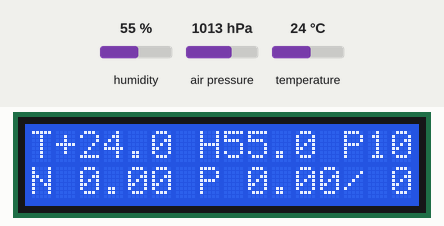
Simulated run of this program. Board: ESP32. On the bench: 16×2 character LCD. Inputs (shaded band) come from the test bench; at power-on: humidity 55 %, air pressure 1013 hPa, temperature 24 °C. WiFi joins after 1.5 s; servers stay silent unless stated; uploads are accepted with an empty reply; the local clock reads 2024-03-15 10:24:30 at power-on unless the program sets it; not simulated (calls return 0 or success): WifiConfig.h; what the program prints to the serial monitor is not drawn.

Above: at 2.7 s.
2.8 s: humidity set to 22 %
At 10.7 s:
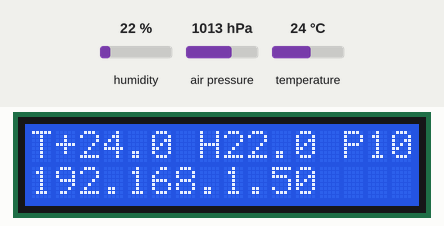
12.5 s: air pressure set to 952 hPa
At 22.1 s:
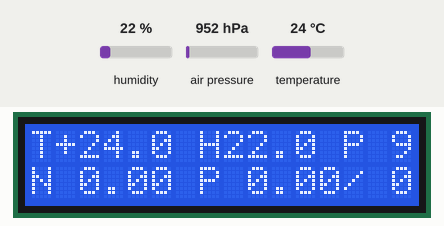
22.5 s: temperature set to 12 °C
At 32.2 s:
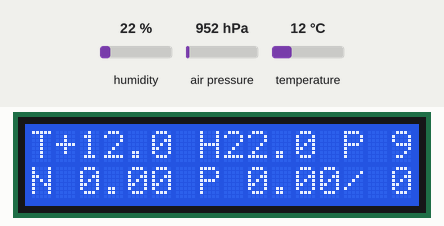
32.5 s: humidity set to 40 %
At 42.2 s:
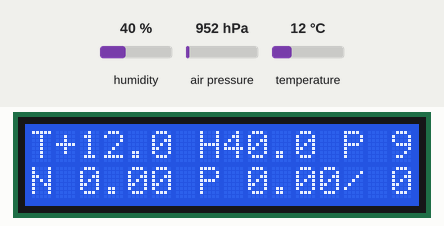
42.5 s: air pressure set to 1000 hPa
At 52.2 s:
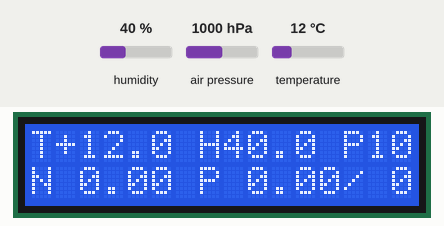
Timing chart, 0 to 53.5 s (numbered marks = the images above; inputs shaded):
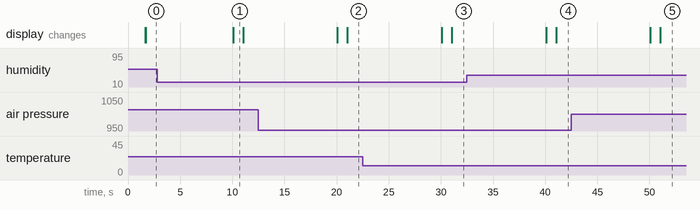

The program:

main.cpp
```cpp
#include <Arduino.h>
#include <Wire.h>
#include <hd44780.h>
#include <hd44780ioClass/hd44780_I2Cexp.h>
#if defined ESP32
  #include <WiFi.h>
  #define configTime4Project configTzTime
  TaskHandle_t Task1;
  void Task1code(void * parameter);
#elif defined ESP8266
  #include <ESP8266WiFi.h>
  #define configTime4Project configTime
#endif

#ifdef USE_SD
  #include <SD.h>
  #include <FS.h>
#endif

#include "WebServerImpl.h"
#include "Utilities.h"
#include "WifiConfig.h"
#include <WeatherSensor.h>
#include <Currency.h>

Currency currency;
WeatherSensor weatherSensor;
hd44780_I2Cexp lcd(0x27, 20, 4);

const char* ssid = YOUR_WIFI_SSID;
const char* password = YOUR_WIFI_PASSWD;
const char* ntpServer = "pool.ntp.org";

void setup()
{
  lcd.init();

  Serial.begin(115200);
  Serial.println("HomeWeatherSation!!");

  weatherSensor.InitSensor();

  WiFi.mode(WIFI_STA);
  WiFi.begin(ssid, password);
  Serial.println("Try to connect to WiFi");

  // Wait for connection
  while (WiFi.status() != WL_CONNECTED) {
    delay(500);
    Serial.print(".");
  }
  Serial.println("");
  Serial.print("Connected to ");
  Serial.println(ssid);
  Serial.print("IP address: ");
  Serial.println(WiFi.localIP());

  // Kyiv time zone (Europe/Kiev): https://github.com/nayarsystems/posix_tz_db/blob/master/zones.csv
  // https://github.com/G6EJD/ESP32-Time-Services-and-SETENV-variable
  configTime4Project("EET-2EEST,M3.5.0/3,M10.5.0/4", ntpServer);

  SetUpWebServer(&weatherSensor);

  lcd.on();
  lcd.clear();

#if defined ESP32
  xTaskCreatePinnedToCore(
      Task1code, /* Function to implement the task */
      "Task1", /* Name of the task */
      10000,  /* Stack size in words */
      NULL,  /* Task input parameter */
      0,  /* Priority of the task */
      &Task1,  /* Task handle. */
      0); /* Core where the task should run */
#endif

#ifdef USE_SD
    if(!SD.begin()){
        Serial.println("Card Mount Failed");
        return;
    }
    uint8_t cardType = SD.cardType();

    if(cardType == CARD_NONE){
        Serial.println("No SD card attached");
        return;
    }

    Serial.print("SD Card Type: ");
    if(cardType == CARD_MMC){
        Serial.println("MMC");
    } else if(cardType == CARD_SD){
        Serial.println("SDSC");
    } else if(cardType == CARD_SDHC){
        Serial.println("SDHC");
    } else {
        Serial.println("UNKNOWN");
    }
    #endif
}

void HandleSensorsAndLCD()
{
  // Initialize one time
    static unsigned long nextWeatherDataUpdate = 0u;
    static unsigned long nextLcdDataUpdate = 0u;
    static unsigned long nextCurrencyDataUpdate = 5000u;
    static bool updateWeatherData = false;
    static auto localIp = WiFi.localIP().toString();

    auto timePass = millis();
    if (nextWeatherDataUpdate < timePass)
    {
      nextWeatherDataUpdate += 10000u;
      updateWeatherData = true;
      localIp = WiFi.localIP().toString();
      weatherSensor.ReadWeatherSersor();
    }

    if (nextLcdDataUpdate < timePass)
    {
      nextLcdDataUpdate += 1000u;
      PrintValues(weatherSensor, currency, lcd, localIp, updateWeatherData, true, timePass / 1000);
      updateWeatherData = false;
    }

    if (nextCurrencyDataUpdate < timePass)
    {
      nextCurrencyDataUpdate += 60000u;
      currency.ReadCurrency();
    }
}

#if defined ESP32
void Task1code(void * parameter) // core 0
{
  Serial.print("Task1 running on core ");
  Serial.println(xPortGetCoreID());
  while (true)
  {
    HandleWebServerClient();
  }
}
#endif

void loop() // core 1
{
  // Serial.print("Loop running on core ");
  // Serial.println(xPortGetCoreID());
  // delay(1000);
  // Alway process SensorsAndLCD in loop() function, core 1
  HandleSensorsAndLCD();
#if defined ESP8266
  HandleWebServerClient();
#endif
}
```

Utilities.h
```cpp
#pragma once
#include <Print.h>
#include <WeatherSensor.h>
#include <Currency.h>
#include <hd44780.h>

void PrintEmpty(Print&print, unsigned int count);
void PrintValues(const WeatherSensor& weatherSensor,
    const Currency& currency,
    hd44780& lcd,
    const String& localIp,
    bool updateWeatherData,
    bool updateCurrencyData,
    int uptimeSeconds);
```

WebServerImpl.h
```cpp
#pragma once
#include <WeatherSensor.h>
class WebServerImpl
{

};
void SetUpWebServer(const WeatherSensor* pWeatherSensor);
void HandleWebServerClient();
```

Utilities.cpp
```cpp
#include "Utilities.h"
#include <Arduino.h>
#include <Wire.h>
#include <time.h>

#define SEALEVELPRESSURE_HPA (1013.25)

void PrintEmpty(Print&print, unsigned int count)
{
    if (count > 0)
    {
        static char filler[21] = {0};
        memset(filler, ' ', 20);
        count = min(20u, count);
        filler[count] = 0;
        print.print(filler);
    }
}

void PrintValues(
  const WeatherSensor& weatherSensor,
  const Currency& currency,
  hd44780& lcd,
  const String& localIp,
  bool updateWeatherData,
  bool updateCurrencyData,
  int uptimeSeconds)
{
  float temperature = weatherSensor.GetTemperature();
  float pressure = weatherSensor.GetPressure();

  /*Serial.print("Approx. Altitude = ");
  Serial.print(bme.readAltitude(SEALEVELPRESSURE_HPA));
  Serial.println(" m");*/

  float humidity = weatherSensor.GetHumidity();

  if (updateWeatherData)
  {
    Serial.print("Temperature = ");
    Serial.print(temperature);
    Serial.println(" *C");

    Serial.print("Pressure = ");
    Serial.print(pressure);
    Serial.println(" hPa");

    Serial.print("Humidity = ");
    Serial.print(humidity);
    Serial.println(" %");
    Serial.println();
  }

  char line[32] = {0};

  if (updateWeatherData)
  {
    sprintf(line, "T%+5.1f H%4.1f P%6.1f ", temperature, humidity, pressure);
    line[20] = 0;
    lcd.setCursor(0, 0);
    lcd.print(line);
  }

  lcd.setCursor(0, 1);
  time_t rawtime;
  time (&rawtime);
  struct tm* timeinfo = localtime (&rawtime);
  size_t written = strftime(line, 64, "%H:%M:%S", timeinfo);
  if(written == 0)
  {
      lcd.print("strftime error");
  }
  else
  {
    lcd.print(line);
  }

  sprintf(line, "  %02d:%02d:%02d", uptimeSeconds / 3600, (uptimeSeconds % 3600) / 60, uptimeSeconds % 60);
  lcd.print(line);
  if (updateCurrencyData)
  {
    lcd.setCursor(0, 2);
    sprintf(line, "N%5.2f P%5.2f/%5.2f", currency.GetExchangeRate24SaleRateNB(), currency.GetExchangeRate24PurchaseRate(), currency.GetExchangeRate24SaleRate());
    lcd.print(line);
  }
  if (updateWeatherData)
  {
    // WiFi
    lcd.setCursor(0, 3);
    lcd.print(localIp);
    PrintEmpty(lcd, 20 - localIp.length());
  }
}
```

WebServerImpl.cpp
```cpp
#include <WebServerImpl.h>
#if defined ESP32
  #include <WebServer.h>
  WebServer server(80);
#elif defined ESP8266
  #include <ESP8266WebServer.h>
  ESP8266WebServer server(80);
#endif

namespace
{

}

void handleRoot()
{
  server.send(200, "text/html",
  "<html>\n"
  "<body>\n"
  #if defined ESP8266
  "hello from esp8266!</br>\n"
  #elif defined ESP32
  "hello from esp32!</br>\n"
  #else
  "hello from unknow!</br>\n"
  #endif
  "Api:</br>\n"
  "<a href='/temperature'>/temperature</a></br>\n"
  "<a href='/pressure'>/pressure</a></br>\n"
  "<a href='/humidity'>/humidity</a></br>\n"
  "</body>\n"
  "</html>\n"
  );
}

void handleNotFound()
{
  String message = "File Not Found\n\n";
  message += "URI: ";
  message += server.uri();
  message += "\nMethod: ";
  message += (server.method() == HTTP_GET) ? "GET" : "POST";
  message += "\nArguments: ";
  message += server.args();
  message += "\n";
  for (uint8_t i = 0; i < server.args(); i++)
  {
    message += " " + server.argName(i) + ": " + server.arg(i) + "\n";
  }
  server.send(404, "text/plain", message);
}

void SetUpWebServer(const WeatherSensor* pWeatherSensor)
{
  server.on("/", handleRoot);

  server.on("/inline", []()
  {
    server.send(200, "text/plain", "this works as well");
  });

  server.on("/temperature", [pWeatherSensor]()
  {
    String str(pWeatherSensor->GetTemperature());
    server.send(200, "text/plain", str.c_str() );
  });
  server.on("/pressure", [pWeatherSensor]()
  {
    String str(pWeatherSensor->GetPressure());
    server.send(200, "text/plain", str.c_str() );
  });
  server.on("/humidity", [pWeatherSensor]()
  {
    String str(pWeatherSensor->GetHumidity());
    server.send(200, "text/plain", str.c_str() );
  });

  server.onNotFound(handleNotFound);

  server.begin();
}

void HandleWebServerClient()
{
  server.handleClient();
}
```

Measured:
- after the input at 2.8 s, the display: changes after 7.3 s (image 1)
- after the input at 12.5 s, the display: first changes after 7.6 s (image 2 shows a later state)
- after the input at 22.5 s, the display: first changes after 7.6 s (image 3 shows a later state)
- after the input at 32.5 s, the display: first changes after 7.6 s (image 4 shows a later state)
- after the input at 42.5 s, the display: first changes after 7.6 s (image 5 shows a later state)
- what the display in image 1 shows lasts 0.9 s, from 10.1 s to 11.0 s
